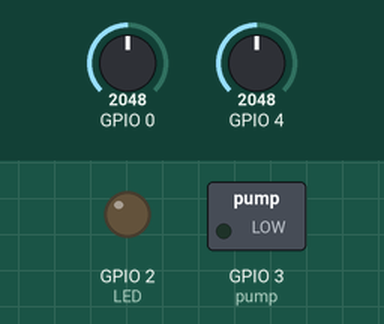
This program was run on a simulated ESP32-C3. On the bench: switched loads named in the program (green lamp = pin HIGH), output pins drawn as LEDs (lit = HIGH). Inputs (shaded band) come from the test bench; at power-on: GPIO 0 = 2048, GPIO 4 = 2048. WiFi joins after 1.5 s; servers stay silent unless stated; uploads are accepted with an empty reply; what the program prints to the serial monitor is not drawn.

Above: at 0.1 s.
At 1.6 s:
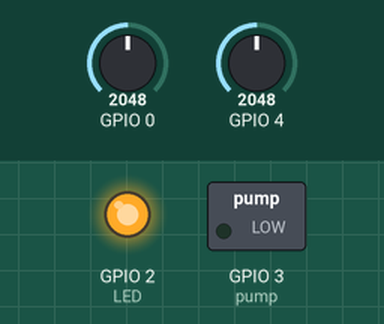
Timing chart, 0 to 3.1 s (numbered marks = the images above):
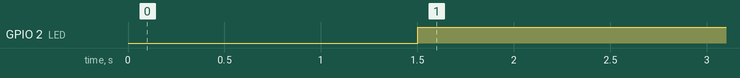

The program:

main.cpp
```cpp
#include <Arduino.h>
#include <WiFi.h>
#include <HTTPClient.h>
#include <ArduinoJson.h>

// put function declarations here:
void checkConnection();
bool getRequest();
void putRequest(bool, float, float);
int sensorRead(int, int);

//The ID and Password from our WiFi network
const char* ssid = "Redmi Note 8";
const char* password = "Limon_Cruiser";

//I/O elements from the board
int LED = 2;
int pump = 3;
int Sensor = 4;
int Sensor2 = 0;

//Variables to use with the program
int fixHumidity = 35;
bool ev1 = false;
bool ev2 = false;
bool ev3 = false;
bool mode = false;
int temperature = 0;
int humidity1 = 0;

int samples = 32;
int value = 0;
float variable = 0;
float variable2 = 0;

//To be used with the PUT request
char jsonOutput[128];

void setup() {
  Serial.begin(115200);
  pinMode(LED, OUTPUT); //LED configured as output
  pinMode(pump, OUTPUT); //pump configured as output
  WiFi.begin(ssid, password); //Initialize WiFi connection
  Serial.print("Connecting to WiFi");

  while (WiFi.status() != WL_CONNECTED) { //While trying to connect ... will be added
    Serial.print(".");
    delay(500);
  }

  Serial.println("\nConnected to the WiFi network!!"); //If connected the IP will be displayed
  Serial.print("IP address: ");
  Serial.println(WiFi.localIP());
}

void loop() {
  checkConnection();
  mode = getRequest(); //Retrieve data from Database
  delay(5000);
  //Raw sensors readings of temperature and moisture
  variable = sensorRead(Sensor, samples);
  variable2 = sensorRead(Sensor2, samples);
  //Data conditioning (raw reading to current reading)
  temperature = variable * 50 / 750;
  humidity1 = map(variable2, 4095, 1768, 0, 100);
  //Set a limit of 0 to 100 % of moisture
  if(humidity1 > 100) {
    humidity1 = 100;
  }
  if(humidity1 < 0) {
    humidity1 = 0;
  }
  //Send data to the Database
  putRequest(ev1, humidity1, temperature);
  delay(5000);

//Main program logic
  if(mode){
    //Automatic Mode
    if(humidity1 < fixHumidity) {
      digitalWrite(pump, HIGH);
      ev1 = true;
    }
    else {
    digitalWrite(pump, LOW);
    ev1 = false;
  }
  }
  else { //Manual Mode
    if(ev1) {
      digitalWrite(pump, HIGH);
    }
    else {
    digitalWrite(pump, LOW);
  }
  }
}

// Wifi Connection function
void checkConnection() {
  if ((WiFi.status() == WL_CONNECTED)) {
    digitalWrite(LED, HIGH); //Once connected the LED will turn on
  }
else {
    digitalWrite(LED, LOW); //If the WiFi connection is not established the LED is off
  }
}
//GET request function
bool getRequest() {
    HTTPClient client; //HTTP Client is used with a get request

    //The url is used to establish a connection with a REST API (Database)
    client.begin("https://garden-21dd2-default-rtdb.firebaseio.com/location/house/actuators.json");
    int httpCode = client.GET();

    if (httpCode == 200){ //If the GET request is successfull all the response is loaded in payload
      String payload = client.getString();
      //Serial.println(payload);

      //The response received a little modifications, space removing and info trimmed and converted into an Array
      char json[100];
      payload.replace(" ", "");
      payload.replace("\n", "");
      payload.trim();
      payload.toCharArray(json, 100);

      //Info is deserialized in a document
      StaticJsonDocument<100> doc;
      deserializeJson(doc, json);

      //Search for the desired key and parse it to a variable
      bool EV1 = doc["EV1"];
      bool EV2 = doc["EV2"];
      bool EV3 = doc["EV3"];
      bool Mode = doc["Mode"];

      //Data parsing from local variables to global variables
      ev1 = EV1;
      ev2 = EV2;
      ev3 = EV3;
      mode = Mode;
      client.end();
    }
    else {
      //If the connection with the REST API isn´t established, a message is printed with the error code
      Serial.println("Error on HTTP request");
      Serial.println("\nStatus Code: " + String(httpCode));
    }
    return mode;
  }

//PUT request function
void putRequest(bool _ev1, float _moisture1, float _temperature) {
    HTTPClient client;
    //UR//The url is used to establish a connection with a REST API (Database)
    client.begin("https://garden-21dd2-default-rtdb.firebaseio.com/location/house/sensors.json");
    client.addHeader("Content-Type", "application/json");

    const size_t CAPACITY = JSON_OBJECT_SIZE(7); //We will add three fields in the request
    StaticJsonDocument<CAPACITY> doc;

    JsonObject obj = doc.to<JsonObject>();

    obj["EV1"] = _ev1;    //Fields to be added
    obj["EV2"] = false;
    obj["EV3"] = true;
    obj["moisture1"] = _moisture1;
    obj["moisture2"] = 48;
    obj["moisture3"] = 72;
    obj["temperature"] = _temperature;

    serializeJson(doc, jsonOutput);
    //Serial.println(jsonOutput);

    int httpCode = client.PUT(String(jsonOutput)); //PUT request

    if (httpCode == 200){ //If successfull we get a response back with the info we just sent
      String payload = client.getString();
     // Serial.println(payload);

      client.end();
    }
    else {
      //If the connection with the REST API isn´t established, a message is printed with the error code
      Serial.println("Error on HTTP request");
      Serial.println("\nStatus Code: " + String(httpCode));
    }
}

//Function for the Analog Reading of a sensor
int sensorRead(int sensor, int Samples) {
  for (int i=0; i<Samples; i++){
    value += analogRead(sensor);
  }
  value /= 32;
  return value;
}
```

Measured:
- by itself, GPIO 2 (LED): LOW → HIGH at 1.5 s
